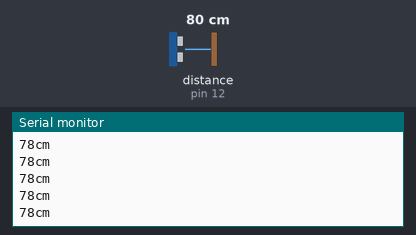
A sketch run on a simulated Arduino Uno, built with avr-gcc and run on an emulated ATmega328P. On the bench: the last lines printed to the serial monitor. Wiring (inferred from the names in the program): ultrasonic range finder: trigger pin 13; echo pin 12. The inputs (shaded band) are chosen by the test bench; at power-on: distance to the obstacle (sensor on pin 12) 80 cm. The echo pulse lasts 58.3 µs per cm.

Above: at 1.2 s.
1.3 s: distance to the obstacle (sensor on pin 12) set to 2 cm
At 1.34 s:
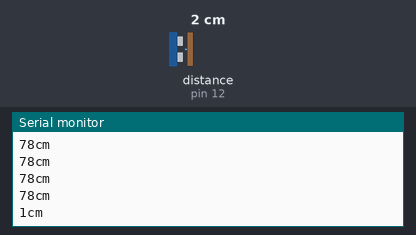
2.8 s: distance to the obstacle (sensor on pin 12) set to 35 cm
At 2.86 s:
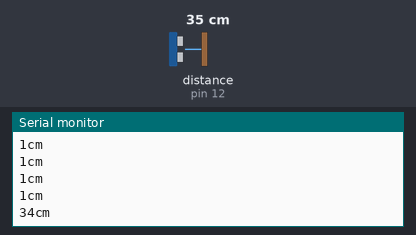
Timing chart, 0 to 5.8 s (numbered marks = the images above; inputs shaded):
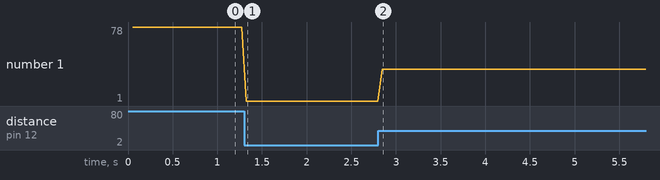

The sketch:

servo_analog_led.ino
```cpp
const int TRG = 13;             //Pin del Trigger del sensor
const int EC = 12;              //Pin del echo del sensor

void setup() {
  Serial.begin(9600);              //inicializar comunicación
  pinMode(TRG, OUTPUT);
  pinMode(EC, INPUT);
  digitalWrite(TRG, LOW);      //Inicializar pin de trigger en 0
}

void loop() {

  delay(50);

  long t;                          //tiempo de retardo del eco
  long d;                          //distancia del objeto

  digitalWrite(TRG, HIGH);
  delayMicroseconds(10);           //pulso de 10us
  digitalWrite(TRG, LOW);

  t = pulseIn(EC, HIGH);           //se mide el ancho del pulso
  d = t / 59;                      //convcersion a cm

  Serial.print(d);
  Serial.println("cm");
}
```

Measured:
- after the input at 1.3 s, the serial monitor: prints a new line at once (image 1)
- after the input at 2.8 s, the serial monitor: prints a new line after 0.05 s (image 2)
- plotted number 1: 78 → 1 after the input at 1.3 s, 1 → 34 after the input at 2.8 s
